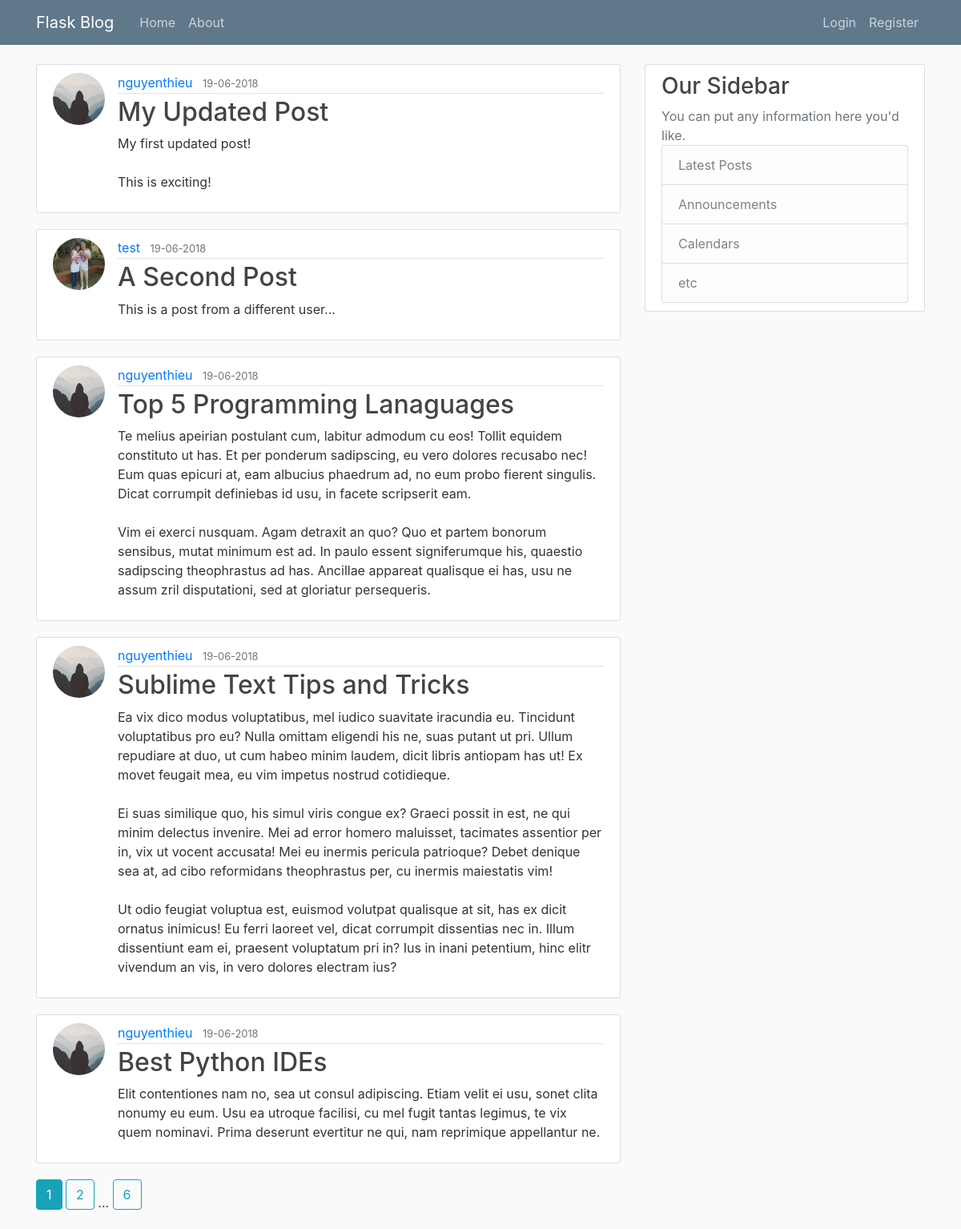
Page /home on the earlier database version.
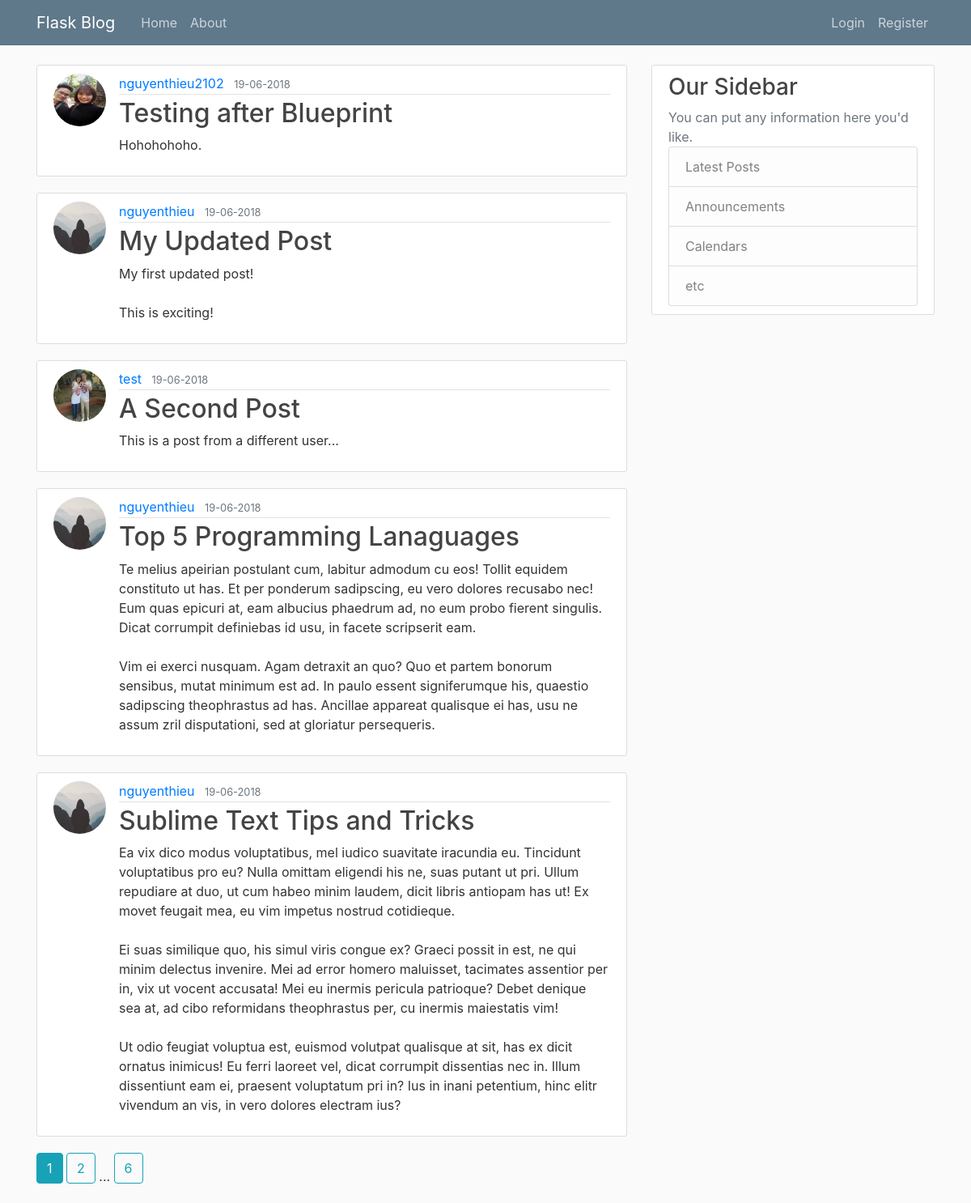
Same page on the later database version.
### flaskblog/models.py (models this page shows, shortened)
class Post(db.Model):
    id = db.Column(db.Integer, primary_key=True)
    title = db.Column(db.String(120), nullable=False)
    date_posted = db.Column(db.DateTime, nullable=False, default=datetime.utcnow())
    content = db.Column(db.Text, nullable=False)
    user_id = db.Column(db.Integer, db.ForeignKey("user.id"), nullable=False)

class User(db.Model, UserMixin):
    id = db.Column(db.Integer, primary_key=True)
    username = db.Column(db.String(24), unique=True, nullable=False)
    email = db.Column(db.String(120), unique=True, nullable=False)
    image_file = db.Column(db.String(20), nullable=False, default='default.jpg')
    password = db.Column(db.String(60), nullable=False)
    posts = db.relationship('Post', backref="author", lazy=True)

### flaskblog/main/routes.py (the view)
@main.route("/")             # Decorator route
@main.route("/home")
def home():
    page = request.args.get('page', 1, type=int)
    posts = Post.query.order_by(Post.date_posted.desc()).paginate(page=page, per_page=5)
    return render_template("home.html", posts = posts)

### flaskblog/templates/home.html
{% extends "layout.html" %}
{% block content %}
{% for post in posts.items %}
<article class="media content-section">
    <img src="{{ url_for('static', filename='images/profile/' + post.author.image_file) }}" alt="" class="rounded-circle article-img" />
    <div class="media-body">
        <div class="article-metadata">
            <a class="mr-2" href="{{ url_for('users.user_posts', username=post.author.username) }}">{{ post.author.username }}</a>
            <small class="text-muted">{{ post.date_posted.strftime('%d-%m-%Y') }}</small>
        </div>
        <h2><a class="article-title" href="{{ url_for('posts.post', post_id=post.id) }}">{{ post.title }}</a></h2>
        <p class="article-content">{{ post.content }}</p>
    </div>
</article>
{% endfor %}
{% for page_num in posts.iter_pages(left_edge=1, right_edge=1, left_current=1, right_current=2) %}
    {% if page_num %}
        {% if posts.page == page_num %}
            <a href="{{ url_for('main.home', page=page_num) }}" class="btn btn-info mb-4"> {{page_num}} </a>
        {% else %}
            <a href="{{ url_for('main.home', page=page_num) }}" class="btn btn-outline-info mb-4"> {{page_num}} </a>
        {% endif %}
    {% else %}
        ...
    {% endif %}
{% endfor %}
{% endblock content %}

Differences in the rows shown:
no longer on this page (row unchanged): Post: image_file (placeholder picture), author.username "nguyenthieu", date_posted "19-06-2018", title "Best Python IDEs", content "Elit contentiones nam no, sea ut consul adipiscing. Etiam velit ei usu, sonet clita nonumy eu eum. Usu ea utroque facilisi, cu mel fugit tantas legimus, te vix quem nominavi. Prima deserunt evertitur ne qui, nam reprimique appellantur ne."
added Post: image_file (picture), author.username "nguyenthieu2102", date_posted "19-06-2018", title "Testing after Blueprint", content "Hohohohoho."
